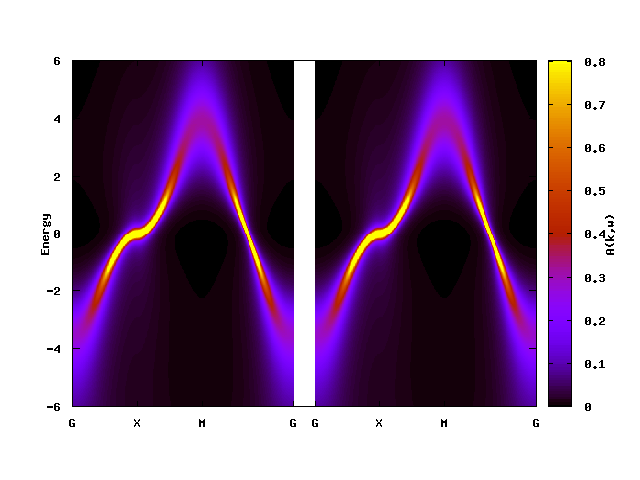

Recreate this plot in gnuplot.
set size 0.95, 1.0
set xtics (\
  "G"  0.0, \
  "X"  0.5000000000000003, \
  "M"  1.0000000000000007, \
  "G"  1.7071067811865512, \
  "G"  1.8778174593052066, \
  "X"  2.377817459305207, \
  "M"  2.8778174593052075, \
  "G"  3.584924240491758 \
  )
set pm3d map
#set pm3d interpolate 5, 5
unset key
set ylabel "Energy"
set cblabel "A(k,w)"
splot "akw.dat" u 1:2:(abs($3))
pause -1

set term push
set term png
set out 'akw.png'
rep
set out
set term pop
